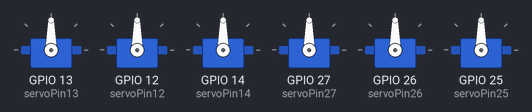
The sketch below on a simulated ESP32. On the bench: 6 × servo.

Above: at 0.0 s.
At 1.6 s:
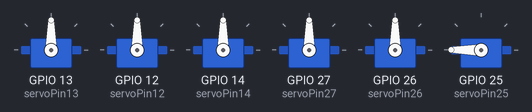
At 5.2 s:
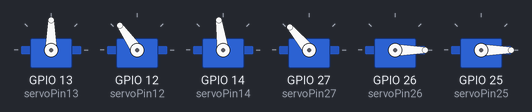
At 9.4 s:
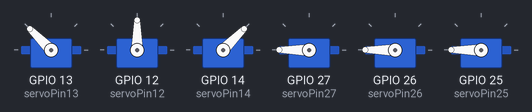
At 13.3 s:
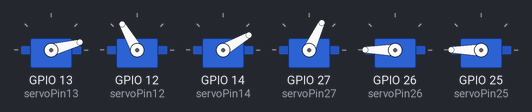
At 33.5 s:
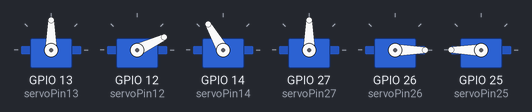
Timing chart, 0 to 40.0 s (numbered marks = the images above):
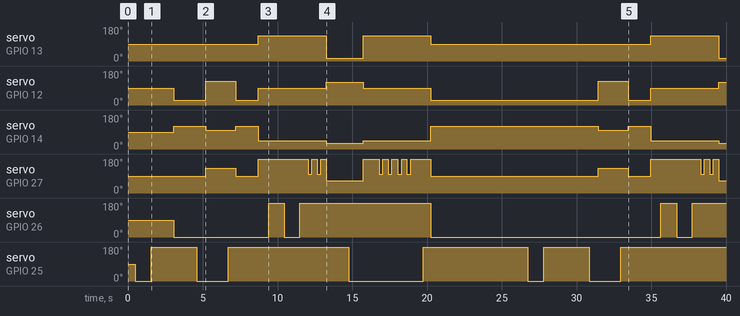

Measured:
- by itself, servo on GPIO 26 (servoPin26): 90° → 0° at 3.0 s, → 180° 6.3 s later, → 0° 1.1 s later, → 180° 1.1 s later, … (8 changes in this stretch)
- by itself, servo on GPIO 13 (servoPin13): 90° → 135° at 8.7 s, → 15° 4.5 s later, → 135° 2.5 s later, → 90° 4.5 s later, … (6 changes in this stretch)
- by itself, servo on GPIO 12 (servoPin12): 90° → 25° at 3.0 s, → 125° 2.1 s later, → 25° 2.0 s later, → 90° 1.5 s later, … (11 changes in this stretch)

The sketch:

robot_arm.ino
```cpp
#include <ESP32Servo.h>
#include <math.h>

const int servoPin13 = 13; // base servo pin
const int servoPin12 = 12; // shoulder servo pin
const int servoPin14 = 14; // elbow servo pin
const int servoPin27 = 27; // pitch servo pin
const int servoPin26 = 26; // roll servo pin
const int servoPin25 = 25; // gripper servo pin

const float L = 8.5;

Servo baseServo;
Servo shoulderServo;
Servo elbowServo;
Servo pitchServo;
Servo rollServo;
Servo gripperServo;

void setup() {
  Serial.begin(115200);

  baseServo.attach(servoPin13, 500, 2500);
  shoulderServo.attach(servoPin12, 500, 2500);
  elbowServo.attach(servoPin14, 500, 2500);
  pitchServo.attach(servoPin27, 500, 2500);
  rollServo.attach(servoPin26, 500, 2500);
  gripperServo.attach(servoPin25, 500, 2500);

}

void origin(){
  baseServo.write(90);
  shoulderServo.write(25);
  elbowServo.write(120);
  pitchServo.write(90);
  rollServo.write(0);
  delay(1000);
}


void open(){
  delay(500);
  gripperServo.write(0);
  delay(500);
}

void close(){
  delay(500);
  gripperServo.write(180);
  delay(500);
}

void twistOpposite(){
  delay(500);
  rollServo.write(180);
  delay(500);
}

void twistNormal(){
  delay(500);
  rollServo.write(0);
  delay(500);
}

void move1(){
  shoulderServo.write(125);
  elbowServo.write(98);
  pitchServo.write(130);

  delay(1000);

}

void move2(){

  baseServo.write(15);
  shoulderServo.write(120);
  elbowServo.write(30);
  pitchServo.write(65);

}

void sky(){

baseServo.write(135);
shoulderServo.write(90);
elbowServo.write(45);
pitchServo.write(180);


}

void pitchRange(){
  pitchServo.write(100);
  delay(250);
  pitchServo.write(180);
  delay(250);
  }

void wave(){
  twistOpposite();
  delay(50);
  twistNormal();
  delay(50);
  twistOpposite();
  delay(50);
  pitchRange();
  delay(100);
  pitchRange();
  delay(100);
}


void loop() {
  open();
  delay(50);
  close();
  delay(1000);

  origin();
  delay(50);
  open();
  delay(100);

  move1();
  close();

  origin();

  delay(500);

  sky();

  delay(200);

  wave();


  move2();
  delay(1000);
  open();
  delay(500);

  sky();
  delay(1000);
  delay(50);
  pitchRange();
  delay(100);
  pitchRange();
  delay(100);
  delay(50);
  pitchRange();
  delay(100);
  pitchRange();
  delay(100);


  close();
  rollServo.write(0);
  origin();
  delay(5000);


}
```
